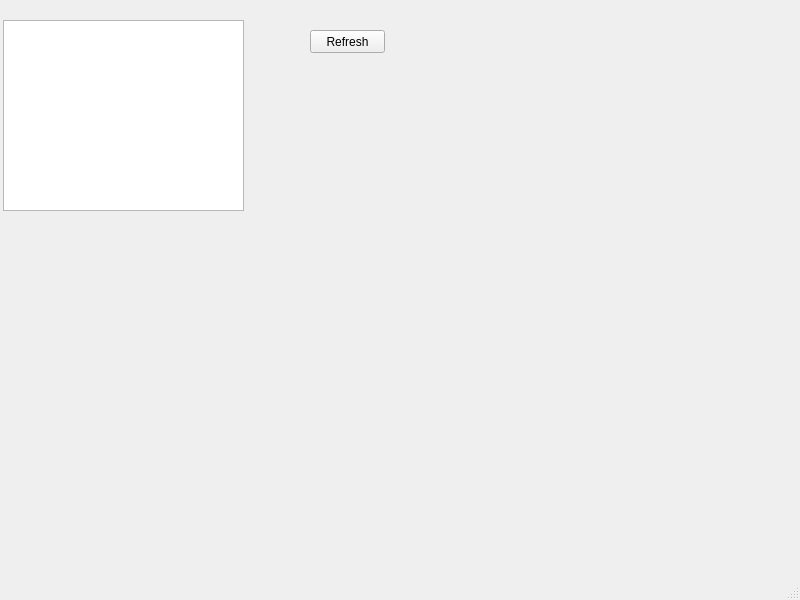
<?xml version="1.0" encoding="UTF-8"?>
<ui version="4.0">
 <class>MainWindow</class>
 <widget class="QMainWindow" name="MainWindow">
  <property name="geometry">
   <rect>
    <x>0</x>
    <y>0</y>
    <width>800</width>
    <height>600</height>
   </rect>
  </property>
  <property name="windowTitle">
   <string>MainWindow</string>
  </property>
  <widget class="QWidget" name="centralwidget">
   <widget class="QTextEdit" name="textEdit">
    <property name="geometry">
     <rect>
      <x>3</x>
      <y>20</y>
      <width>241</width>
      <height>191</height>
     </rect>
    </property>
   </widget>
   <widget class="QPushButton" name="pushButton">
    <property name="geometry">
     <rect>
      <x>310</x>
      <y>30</y>
      <width>75</width>
      <height>23</height>
     </rect>
    </property>
    <property name="text">
     <string>Refresh</string>
    </property>
   </widget>
  </widget>
  <widget class="QMenuBar" name="menubar">
   <property name="geometry">
    <rect>
     <x>0</x>
     <y>0</y>
     <width>800</width>
     <height>22</height>
    </rect>
   </property>
  </widget>
  <widget class="QStatusBar" name="statusbar"/>
 </widget>
 <resources/>
 <connections/>
</ui>
